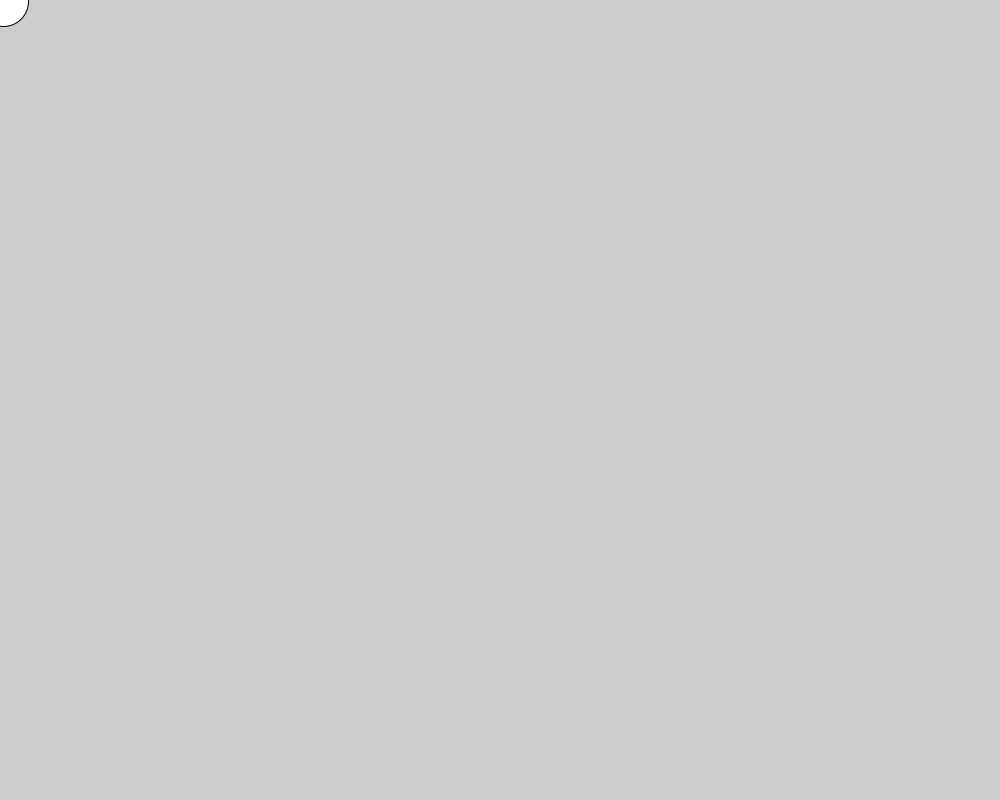
Frame 1 (no input)
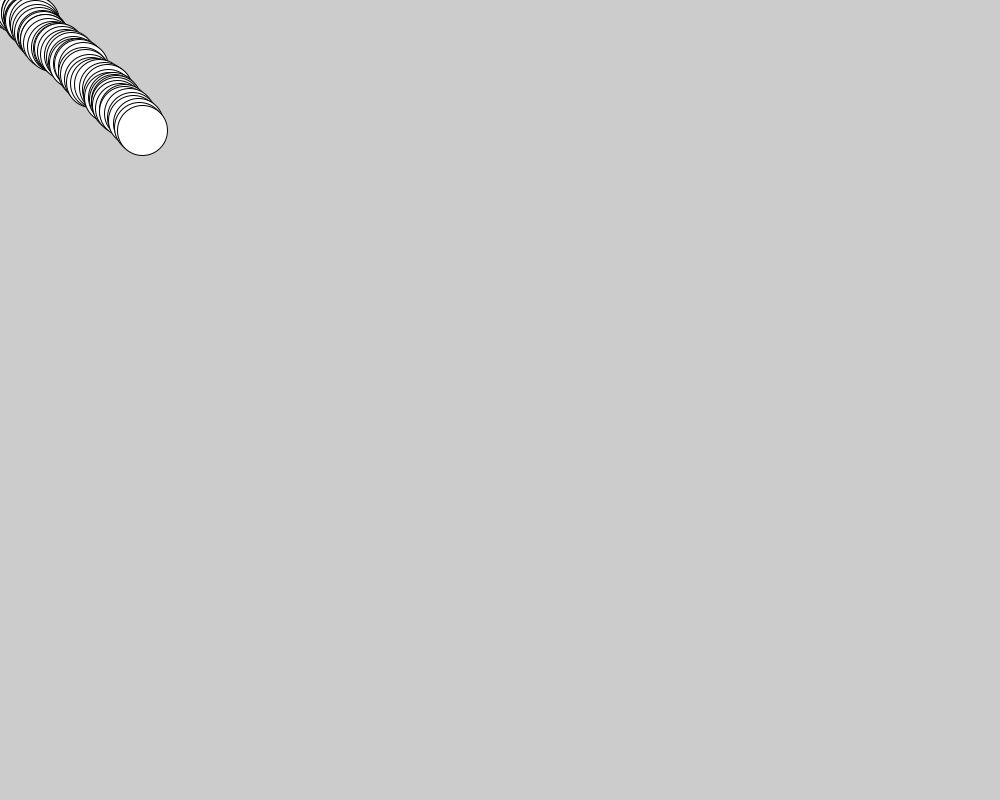
Frame 60 (the mouse pressed at the canvas centre just before this capture)
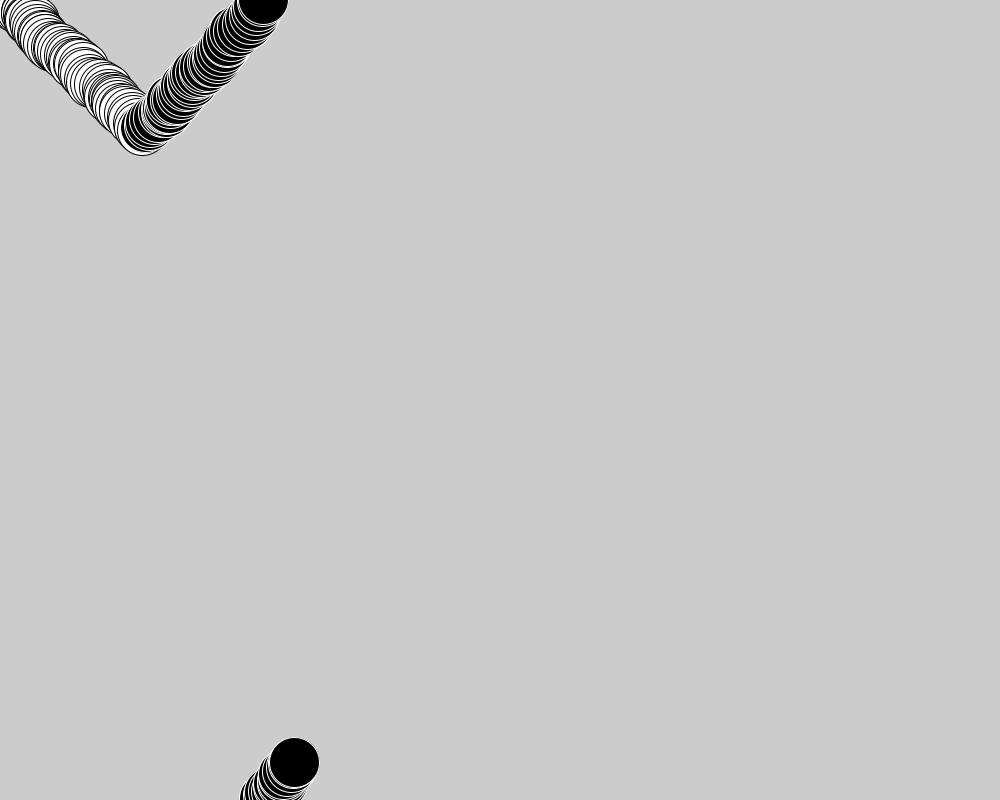
Frame 120 (the mouse held since frame 60 and released just before this capture)

The Processing sketch that drew these frames (run headless with seeded random() and noise(); from frame 60 on, the mouse is pressed at the canvas centre):

// Processing sketch: balls___direction
// ── balls___direction.pde
float xPos;
float yPos;

void setup()
{
    size( 1000, 800);
    xPos = 0;
    yPos = 0;
} // end setup

void draw()
{
    if(mousePressed)
    {
        fill(0);
        stroke( 255 );
        xPos += random (5);
        yPos -= random (5);
    } else {
        fill(255);
        stroke( 0 );
        xPos += random (5);
        yPos += random (5);
    }
    ellipse( xPos, yPos , 50, 50 );

    if(xPos > width)
    {
      xPos = 0;
    }
    if(yPos > height)
    {
      yPos = 0;
    }
        if(xPos < 0)
    {
      xPos = width;
    }
    if(yPos < 0)
    {
      yPos = height;
    }
} // end draw
